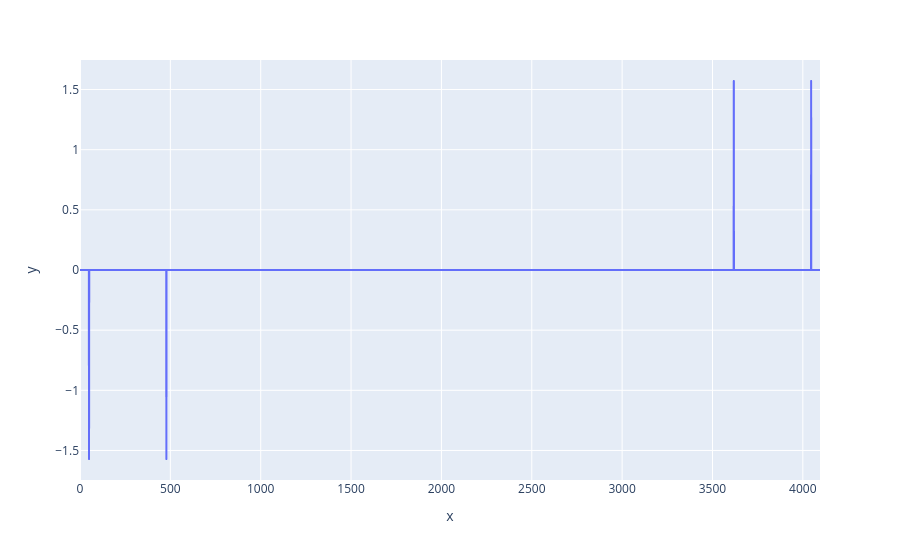

This figure's notebook cell:
### Markdown cell above
### Plot Angle

### Code cell
px.line(y=np.angle(d))

### Figure 1 — Plotly figure (JSON) as saved in the notebook; plotly's stock layout.template omitted (floating-point values rounded to 4 significant figures; data arrays with more than 128 entries replaced by an {"elided": "..."} marker saying what was removed)
{"data": [{"hovertemplate": "x=%{x}<br>y=%{y}<extra></extra>", "legendgroup": "", "line": {"color": "#636efa", "dash": "solid"}, "marker": {"symbol": "circle"}, "mode": "lines", "name": "", "showlegend": false, "type": "scattergl", "x": {"elided": "4096 int values"}, "xaxis": "x", "y": {"elided": "4096 float values"}, "yaxis": "y"}], "layout": {"legend": {"tracegroupgap": 0}, "margin": {"t": 60}, "xaxis": {"anchor": "y", "domain": [0, 1], "title": {"text": "x"}}, "yaxis": {"anchor": "x", "domain": [0, 1], "title": {"text": "y"}}}}
